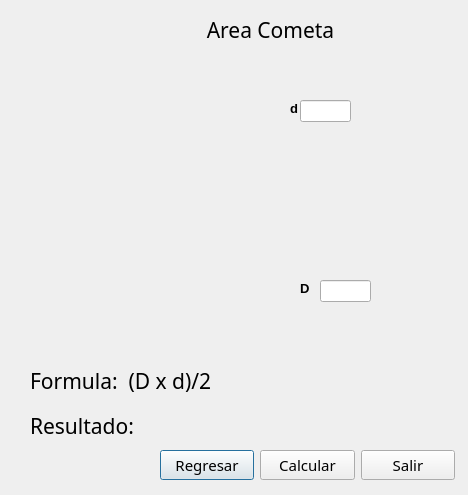
<?xml version="1.0" encoding="UTF-8"?>
<ui version="4.0">
 <class>Dialog</class>
 <widget class="QDialog" name="Dialog">
  <property name="geometry">
   <rect>
    <x>0</x>
    <y>0</y>
    <width>468</width>
    <height>495</height>
   </rect>
  </property>
  <property name="windowTitle">
   <string>Dialog</string>
  </property>
  <widget class="QLabel" name="label_4">
   <property name="geometry">
    <rect>
     <x>290</x>
     <y>100</y>
     <width>21</width>
     <height>16</height>
    </rect>
   </property>
   <property name="font">
    <font>
     <pointsize>10</pointsize>
     <weight>75</weight>
     <bold>true</bold>
    </font>
   </property>
   <property name="text">
    <string>d</string>
   </property>
  </widget>
  <widget class="QLabel" name="label_3">
   <property name="geometry">
    <rect>
     <x>120</x>
     <y>50</y>
     <width>241</width>
     <height>291</height>
    </rect>
   </property>
   <property name="styleSheet">
    <string notr="true">image: url(:/areas/area_rombo.png);</string>
   </property>
   <property name="text">
    <string/>
   </property>
  </widget>
  <widget class="QLineEdit" name="Txb_d">
   <property name="geometry">
    <rect>
     <x>300</x>
     <y>100</y>
     <width>51</width>
     <height>22</height>
    </rect>
   </property>
   <property name="font">
    <font>
     <family>MS PGothic</family>
     <pointsize>11</pointsize>
    </font>
   </property>
  </widget>
  <widget class="QLabel" name="Lbl_Formula">
   <property name="geometry">
    <rect>
     <x>30</x>
     <y>360</y>
     <width>331</width>
     <height>41</height>
    </rect>
   </property>
   <property name="font">
    <font>
     <family>MS PGothic</family>
     <pointsize>16</pointsize>
    </font>
   </property>
   <property name="text">
    <string>Formula:  (D x d)/2</string>
   </property>
  </widget>
  <widget class="QLabel" name="label">
   <property name="geometry">
    <rect>
     <x>140</x>
     <y>20</y>
     <width>261</width>
     <height>20</height>
    </rect>
   </property>
   <property name="font">
    <font>
     <family>MS PGothic</family>
     <pointsize>16</pointsize>
    </font>
   </property>
   <property name="text">
    <string>Area Cometa</string>
   </property>
   <property name="alignment">
    <set>Qt::AlignCenter</set>
   </property>
  </widget>
  <widget class="QLabel" name="Lbl_Resultado">
   <property name="geometry">
    <rect>
     <x>30</x>
     <y>410</y>
     <width>331</width>
     <height>31</height>
    </rect>
   </property>
   <property name="font">
    <font>
     <family>MS PGothic</family>
     <pointsize>16</pointsize>
    </font>
   </property>
   <property name="text">
    <string>Resultado:</string>
   </property>
  </widget>
  <widget class="QLabel" name="label_5">
   <property name="geometry">
    <rect>
     <x>300</x>
     <y>280</y>
     <width>21</width>
     <height>16</height>
    </rect>
   </property>
   <property name="font">
    <font>
     <pointsize>10</pointsize>
     <weight>75</weight>
     <bold>true</bold>
    </font>
   </property>
   <property name="text">
    <string>D</string>
   </property>
  </widget>
  <widget class="QLineEdit" name="Txb_D">
   <property name="geometry">
    <rect>
     <x>320</x>
     <y>280</y>
     <width>51</width>
     <height>22</height>
    </rect>
   </property>
   <property name="font">
    <font>
     <family>MS PGothic</family>
     <pointsize>11</pointsize>
    </font>
   </property>
  </widget>
  <widget class="QWidget" name="layoutWidget">
   <property name="geometry">
    <rect>
     <x>160</x>
     <y>450</y>
     <width>295</width>
     <height>30</height>
    </rect>
   </property>
   <layout class="QHBoxLayout" name="horizontalLayout">
    <item>
     <widget class="QPushButton" name="Btn_Regresar">
      <property name="font">
       <font>
        <family>MS PGothic</family>
        <pointsize>11</pointsize>
       </font>
      </property>
      <property name="text">
       <string>Regresar</string>
      </property>
     </widget>
    </item>
    <item>
     <widget class="QPushButton" name="Btn_Calcular">
      <property name="font">
       <font>
        <family>MS PGothic</family>
        <pointsize>11</pointsize>
       </font>
      </property>
      <property name="text">
       <string>Calcular</string>
      </property>
     </widget>
    </item>
    <item>
     <widget class="QPushButton" name="Btn_Salir">
      <property name="font">
       <font>
        <family>MS PGothic</family>
        <pointsize>11</pointsize>
       </font>
      </property>
      <property name="text">
       <string>Salir</string>
      </property>
     </widget>
    </item>
   </layout>
  </widget>
  <zorder>layoutWidget</zorder>
  <zorder>label_3</zorder>
  <zorder>label_4</zorder>
  <zorder>Txb_d</zorder>
  <zorder>Lbl_Formula</zorder>
  <zorder>label</zorder>
  <zorder>Lbl_Resultado</zorder>
  <zorder>label_5</zorder>
  <zorder>Txb_D</zorder>
 </widget>
 <resources>
  <include location="img/resources.qrc"/>
 </resources>
 <connections/>
</ui>
